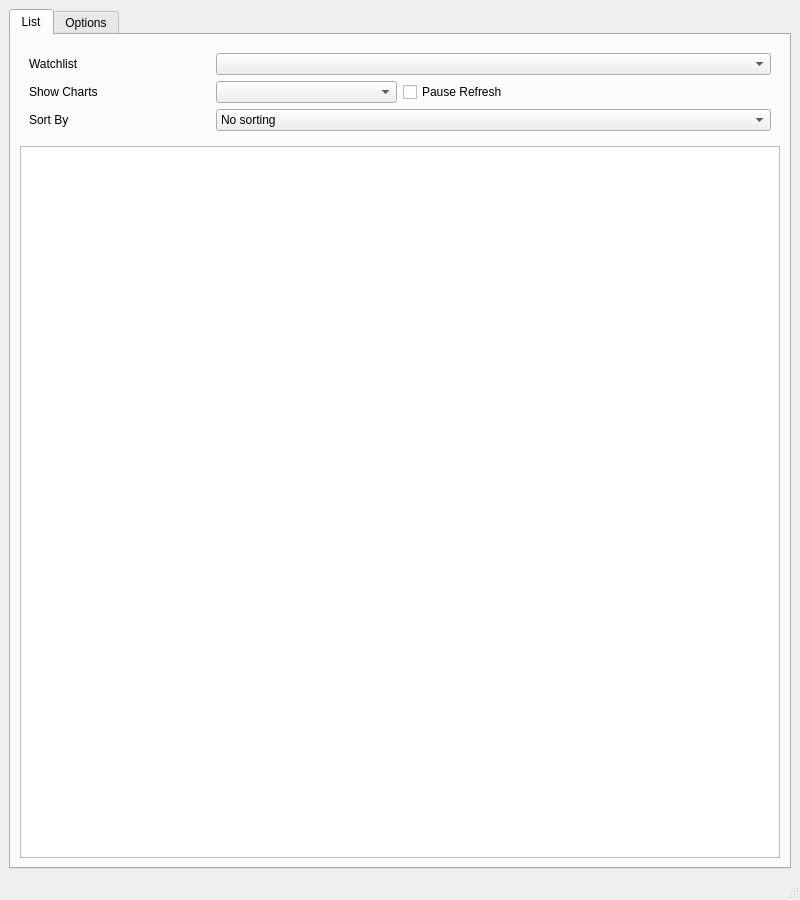
<?xml version="1.0" encoding="UTF-8"?>
<ui version="4.0">
 <class>WatchlistWindow</class>
 <widget class="QMainWindow" name="WatchlistWindow">
  <property name="geometry">
   <rect>
    <x>0</x>
    <y>0</y>
    <width>800</width>
    <height>900</height>
   </rect>
  </property>
  <property name="windowTitle">
   <string>Watchlist</string>
  </property>
  <widget class="QWidget" name="centralwidget">
   <layout class="QGridLayout" name="gridLayout_4">
    <item row="0" column="0">
     <widget class="QTabWidget" name="tabWidget">
      <property name="currentIndex">
       <number>0</number>
      </property>
      <widget class="QWidget" name="tab">
       <attribute name="title">
        <string>List</string>
       </attribute>
       <layout class="QGridLayout" name="gridLayout_2">
        <item row="0" column="0">
         <widget class="QWidget" name="widget" native="true">
          <property name="sizePolicy">
           <sizepolicy hsizetype="Preferred" vsizetype="Preferred">
            <horstretch>0</horstretch>
            <verstretch>0</verstretch>
           </sizepolicy>
          </property>
          <layout class="QGridLayout" name="gridLayout">
           <item row="3" column="0">
            <widget class="QLabel" name="label_5">
             <property name="text">
              <string>Sort By</string>
             </property>
            </widget>
           </item>
           <item row="2" column="0">
            <widget class="QLabel" name="label_6">
             <property name="text">
              <string>Show Charts</string>
             </property>
            </widget>
           </item>
           <item row="1" column="2" colspan="3">
            <widget class="QComboBox" name="watchlistName"/>
           </item>
           <item row="3" column="2" colspan="3">
            <widget class="QComboBox" name="bbOverFilter">
             <property name="sizePolicy">
              <sizepolicy hsizetype="Expanding" vsizetype="Fixed">
               <horstretch>0</horstretch>
               <verstretch>0</verstretch>
              </sizepolicy>
             </property>
             <property name="currentIndex">
              <number>0</number>
             </property>
             <item>
              <property name="text">
               <string>No sorting</string>
              </property>
             </item>
             <item>
              <property name="text">
               <string>24h Volume</string>
              </property>
             </item>
             <item>
              <property name="text">
               <string>Steps since squeeze</string>
              </property>
             </item>
             <item>
              <property name="text">
               <string>Last squeeze duration</string>
              </property>
             </item>
             <item>
              <property name="text">
               <string>Filter BB with longer MA</string>
              </property>
             </item>
             <item>
              <property name="text">
               <string>BB functions</string>
              </property>
             </item>
            </widget>
           </item>
           <item row="2" column="2">
            <widget class="QComboBox" name="showCharts"/>
           </item>
           <item row="2" column="3">
            <widget class="QCheckBox" name="pauseRefresh">
             <property name="text">
              <string>Pause Refresh</string>
             </property>
            </widget>
           </item>
           <item row="1" column="0">
            <widget class="QLabel" name="label_4">
             <property name="text">
              <string>Watchlist</string>
             </property>
            </widget>
           </item>
          </layout>
         </widget>
        </item>
        <item row="1" column="0">
         <widget class="QTableView" name="tableView">
          <property name="selectionMode">
           <enum>QAbstractItemView::SingleSelection</enum>
          </property>
          <property name="selectionBehavior">
           <enum>QAbstractItemView::SelectRows</enum>
          </property>
          <attribute name="horizontalHeaderVisible">
           <bool>false</bool>
          </attribute>
          <attribute name="verticalHeaderVisible">
           <bool>false</bool>
          </attribute>
         </widget>
        </item>
       </layout>
      </widget>
      <widget class="QWidget" name="tab_2">
       <attribute name="title">
        <string>Options</string>
       </attribute>
       <layout class="QGridLayout" name="gridLayout_3">
        <item row="0" column="0">
         <widget class="QGroupBox" name="showColumns">
          <property name="title">
           <string>Show Columns</string>
          </property>
          <property name="alignment">
           <set>Qt::AlignLeading|Qt::AlignLeft|Qt::AlignTop</set>
          </property>
          <layout class="QFormLayout" name="formLayout_2"/>
         </widget>
        </item>
       </layout>
      </widget>
     </widget>
    </item>
   </layout>
  </widget>
  <widget class="QStatusBar" name="statusbar"/>
 </widget>
 <resources/>
 <connections/>
</ui>
